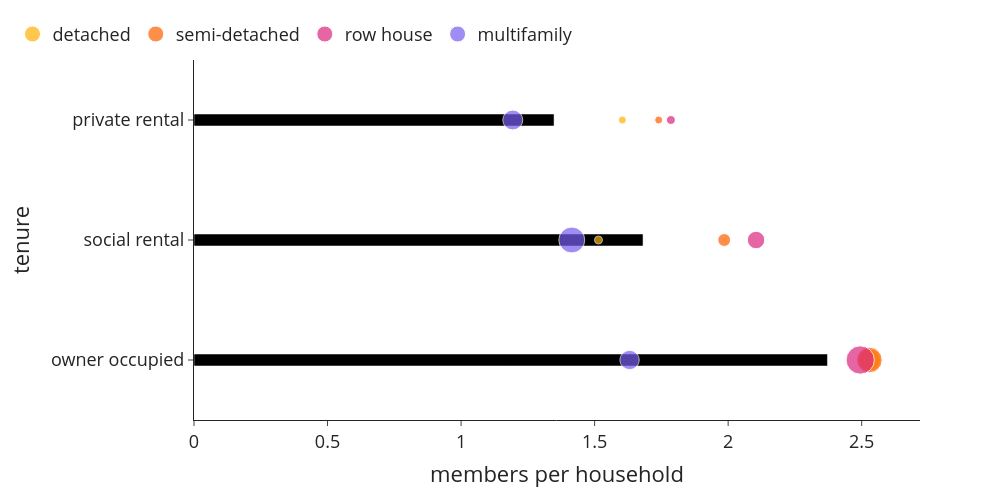

Source (notebook cell):
### Code cell
bubblechart(use['n_hhdmem'+year], use['n_hhd'], use['n_hhd'], 0, 1, 'members per household', class_name_long,'cap_per_hhd_class_type')

### Figure 1 — Plotly figure (JSON) as saved in the notebook; plotly's stock layout.template omitted (floating-point values rounded to 4 significant figures)
{"data": [{"alignmentgroup": "True", "hovertemplate": "members per household=%{x}<br>tenure=%{y}<extra></extra>", "legendgroup": "", "marker": {"color": "#000000", "pattern": {"shape": ""}}, "name": "", "offsetgroup": "", "orientation": "h", "showlegend": false, "textposition": "auto", "type": "bar", "x": [2.372, 1.681, 1.348], "xaxis": "x", "y": ["owner occupied", "social rental", "private rental"], "yaxis": "y"}, {"legendrank": 0, "marker": {"color": "#ffb000", "size": [962560, 3460, 67015], "sizemin": 4, "sizemode": "area", "sizeref": 3983.0}, "mode": "markers", "name": "detached", "showlegend": true, "type": "scatter", "x": [2.53, 1.514, 1.604], "y": ["owner occupied", "social rental", "private rental"]}, {"legendrank": 1, "marker": {"color": "#fe6100", "size": [1299520, 329080, 91650], "sizemin": 4, "sizemode": "area", "sizeref": 3983.0}, "mode": "markers", "name": "semi-detached", "showlegend": true, "type": "scatter", "x": [2.529, 1.985, 1.74], "y": ["owner occupied", "social rental", "private rental"]}, {"legendrank": 2, "marker": {"color": "#dc267f", "size": [1593095, 609915, 158020], "sizemin": 4, "sizemode": "area", "sizeref": 3983.0}, "mode": "markers", "name": "row house", "showlegend": true, "type": "scatter", "x": [2.494, 2.105, 1.786], "y": ["owner occupied", "social rental", "private rental"]}, {"legendrank": 3, "marker": {"color": "#785ef0", "size": [744580, 1340030, 790115], "sizemin": 4, "sizemode": "area", "sizeref": 3983.0}, "mode": "markers", "name": "multifamily", "showlegend": true, "type": "scatter", "x": [1.631, 1.415, 1.194], "y": ["owner occupied", "social rental", "private rental"]}], "layout": {"bargap": 0.9, "barmode": "relative", "font": {"size": 18}, "height": 500, "legend": {"orientation": "h", "tracegroupgap": 0, "x": -0.25, "xanchor": "left", "y": 1.02, "yanchor": "bottom"}, "margin": {"t": 60}, "width": 1000, "xaxis": {"anchor": "y", "domain": [0, 1], "title": {"text": "members per household"}}, "yaxis": {"anchor": "x", "domain": [0, 1], "title": {"text": "tenure"}}}}
